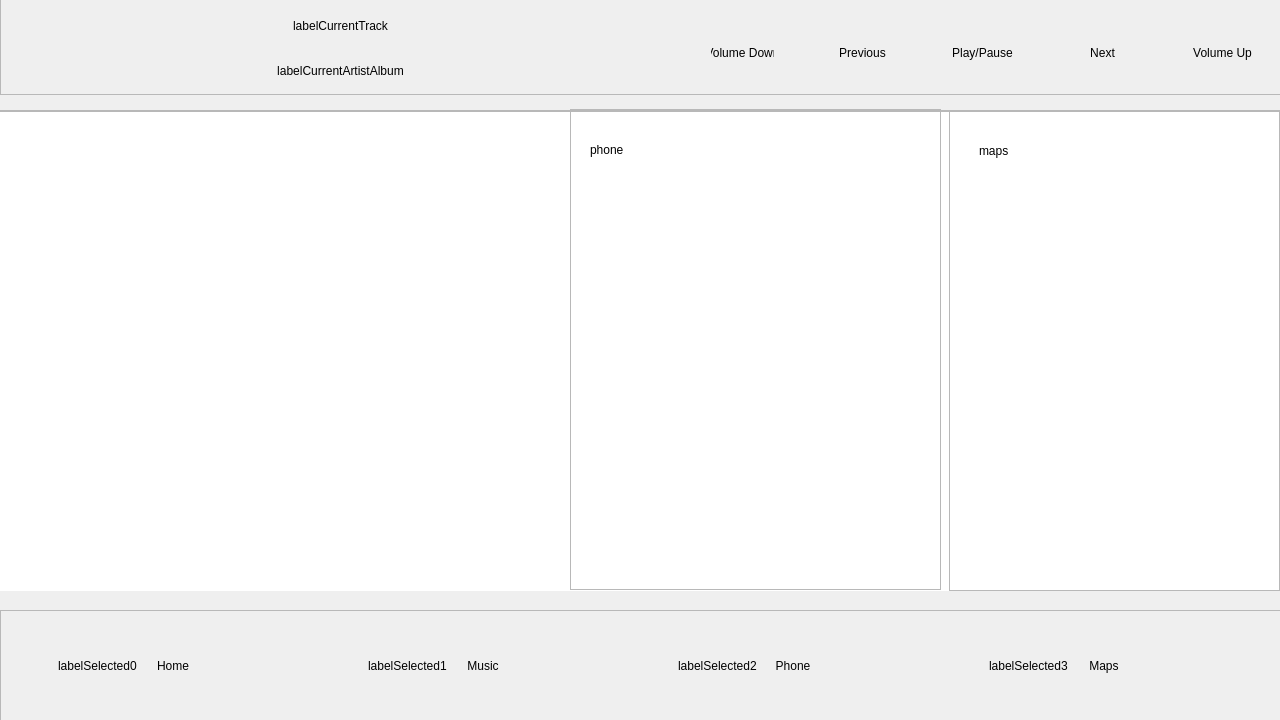
<?xml version="1.0" encoding="UTF-8"?>
<ui version="4.0">
	<class>MainWindow</class>
	<widget class="QMainWindow" name="MainWindow">
		<property name="geometry">
			<rect>
				<x>0</x>
				<y>0</y>
				<width>1280</width>
				<height>720</height>
			</rect>
		</property>
		<property name="minimumSize">
			<size>
				<width>1280</width>
				<height>720</height>
			</size>
		</property>
		<property name="maximumSize">
			<size>
				<width>9999</width>
				<height>9999</height>
			</size>
		</property>
		<property name="windowTitle">
			<string>MainWindow</string>
		</property>
		<property name="toolTip">
			<string />
		</property>
		<property name="statusTip">
			<string />
		</property>
		<property name="styleSheet">
			<string notr="true">#MainWindow {
				background-image: url(./backgroundImage.png);
				background-repeat: no-repeat;
			}

			@font-face {
				font-family: sanFrancisco;
				src: url(./resources/fonts/sanFrancisco/sanFranciscoUltralight.ttf);
			}

			QLabel {
				font-family: sanFrancisco;
				color: #fff;
			}

			QListView {
				font-family: sanFrancisco;
				color: #fff;
			}

			#labelCurrentTrack {
				font-size: 37pt;
			}

			#labelCurrentArtistAlbum {
				font-size: 20pt;
			}

			#labelTime {
				font-size: 20pt;
			}

			#labelSelected0, #labelSelected1, #labelSelected2, #labelSelected3 {
				background: url(./resources/icons/selected.png);
			}


			QPushButton {
				border: none;
				outline: none;
			}</string>
		</property>
		<property name="animated">
			<bool>false</bool>
		</property>
		<widget class="QWidget" name="centralWidget">
			<widget class="QFrame" name="frameBottomBar">
				<property name="geometry">
					<rect>
						<x>0</x>
						<y>610</y>
						<width>1281</width>
						<height>111</height>
					</rect>
				</property>
				<property name="styleSheet">
					<string notr="true" />
				</property>
				<property name="frameShape">
					<enum>QFrame::StyledPanel</enum>
				</property>
				<property name="frameShadow">
					<enum>QFrame::Plain</enum>
				</property>
				<widget class="QPushButton" name="buttonMusic">
					<property name="geometry">
						<rect>
							<x>368</x>
							<y>0</y>
							<width>230</width>
							<height>111</height>
						</rect>
					</property>
					<property name="styleSheet">
						<string notr="true">
							
							background-image: url(./resources/icons/music.png);
							background-repeat: no-repeat;
							background-position: center;
						</string>
					</property>
					<property name="text">
						<string>Music</string>
					</property>
					<property name="flat">
						<bool>true</bool>
					</property>
				</widget>
				<widget class="QPushButton" name="buttonPhone">
					<property name="geometry">
						<rect>
							<x>678</x>
							<y>0</y>
							<width>230</width>
							<height>111</height>
						</rect>
					</property>
					<property name="styleSheet">
						<string notr="true">background-image: url(./resources/icons/phone.png);
background-repeat: no-repeat;
background-position: center;</string>
					</property>
					<property name="text">
						<string>Phone</string>
					</property>
					<property name="flat">
						<bool>true</bool>
					</property>
				</widget>
				<widget class="QPushButton" name="buttonMaps">
					<property name="geometry">
						<rect>
							<x>989</x>
							<y>0</y>
							<width>230</width>
							<height>111</height>
						</rect>
					</property>
					<property name="styleSheet">
						<string notr="true">background-image: url(./resources/icons/maps.png);
background-repeat: no-repeat;
background-position: center;</string>
					</property>
					<property name="text">
						<string>Maps</string>
					</property>
					<property name="flat">
						<bool>true</bool>
					</property>
				</widget>
				<widget class="QPushButton" name="buttonHome">
					<property name="geometry">
						<rect>
							<x>58</x>
							<y>0</y>
							<width>230</width>
							<height>111</height>
						</rect>
					</property>
					<property name="styleSheet">
						<string notr="true">background-image: url(./resources/icons/home.png);
background-repeat: no-repeat;
background-position: center;</string>
					</property>
					<property name="text">
						<string>Home</string>
					</property>
					<property name="flat">
						<bool>true</bool>
					</property>
				</widget>
				<widget class="QLabel" name="labelSelected0">
					<property name="geometry">
						<rect>
							<x>58</x>
							<y>0</y>
							<width>230</width>
							<height>111</height>
						</rect>
					</property>
					<property name="text">
						<string>labelSelected0</string>
					</property>
				</widget>
				<widget class="QLabel" name="labelSelected1">
					<property name="geometry">
						<rect>
							<x>368</x>
							<y>0</y>
							<width>230</width>
							<height>111</height>
						</rect>
					</property>
					<property name="text">
						<string>labelSelected1</string>
					</property>
				</widget>
				<widget class="QLabel" name="labelSelected2">
					<property name="geometry">
						<rect>
							<x>678</x>
							<y>0</y>
							<width>230</width>
							<height>111</height>
						</rect>
					</property>
					<property name="text">
						<string>labelSelected2</string>
					</property>
				</widget>
				<widget class="QLabel" name="labelSelected3">
					<property name="geometry">
						<rect>
							<x>989</x>
							<y>0</y>
							<width>230</width>
							<height>111</height>
						</rect>
					</property>
					<property name="text">
						<string>labelSelected3</string>
					</property>
				</widget>
				<zorder>labelSelected3</zorder>
				<zorder>labelSelected2</zorder>
				<zorder>labelSelected1</zorder>
				<zorder>labelSelected0</zorder>
				<zorder>buttonMusic</zorder>
				<zorder>buttonPhone</zorder>
				<zorder>buttonMaps</zorder>
				<zorder>buttonHome</zorder>
			</widget>
			<widget class="QFrame" name="frameHome">
				<property name="enabled">
					<bool>true</bool>
				</property>
				<property name="geometry">
					<rect>
						<x>0</x>
						<y>110</y>
						<width>301</width>
						<height>481</height>
					</rect>
				</property>
				<property name="autoFillBackground">
					<bool>false</bool>
				</property>
				<property name="frameShape">
					<enum>QFrame::StyledPanel</enum>
				</property>
				<property name="frameShadow">
					<enum>QFrame::Plain</enum>
				</property>
				<widget class="QLabel" name="labelHome">
					<property name="geometry">
						<rect>
							<x>10</x>
							<y>40</y>
							<width>67</width>
							<height>21</height>
						</rect>
					</property>
					<property name="text">
						<string>home</string>
					</property>
				</widget>
				<widget class="QPushButton" name="buttonQuit">
					<property name="geometry">
						<rect>
							<x>110</x>
							<y>170</y>
							<width>95</width>
							<height>31</height>
						</rect>
					</property>
					<property name="text">
						<string>quit</string>
					</property>
				</widget>
				<widget class="QLabel" name="labelTime">
					<property name="geometry">
						<rect>
							<x>80</x>
							<y>50</y>
							<width>141</width>
							<height>51</height>
						</rect>
					</property>
					<property name="text">
						<string>labelTime</string>
					</property>
				</widget>
			</widget>
			<widget class="QFrame" name="frameMusic">
				<property name="enabled">
					<bool>true</bool>
				</property>
				<property name="geometry">
					<rect>
						<x>-1</x>
						<y>110</y>
						<width>1281</width>
						<height>481</height>
					</rect>
				</property>
				<property name="autoFillBackground">
					<bool>false</bool>
				</property>
				<property name="frameShape">
					<enum>QFrame::StyledPanel</enum>
				</property>
				<property name="frameShadow">
					<enum>QFrame::Plain</enum>
				</property>
				<widget class="QLabel" name="label_3">
					<property name="geometry">
						<rect>
							<x>30</x>
							<y>40</y>
							<width>67</width>
							<height>21</height>
						</rect>
					</property>
					<property name="text">
						<string>music</string>
					</property>
				</widget>
				<widget class="QListView" name="listviewMusic">
					<property name="geometry">
						<rect>
							<x>0</x>
							<y>1</y>
							<width>1281</width>
							<height>481</height>
						</rect>
					</property>
					<property name="editTriggers">
						<set>QAbstractItemView::NoEditTriggers</set>
					</property>
					<property name="iconSize">
						<size>
							<width>0</width>
							<height>0</height>
						</size>
					</property>
					<property name="horizontalScrollMode">
						<enum>QAbstractItemView::ScrollPerItem</enum>
					</property>
					<property name="movement">
						<enum>QListView::Free</enum>
					</property>
					<property name="gridSize">
						<size>
							<width>420</width>
							<height>270</height>
						</size>
					</property>
					<property name="viewMode">
						<enum>QListView::IconMode</enum>
					</property>
					<property name="selectionRectVisible">
						<bool>false</bool>
					</property>
				</widget>
			</widget>
			<widget class="QFrame" name="framePhone">
				<property name="enabled">
					<bool>true</bool>
				</property>
				<property name="geometry">
					<rect>
						<x>570</x>
						<y>109</y>
						<width>371</width>
						<height>481</height>
					</rect>
				</property>
				<property name="autoFillBackground">
					<bool>false</bool>
				</property>
				<property name="frameShape">
					<enum>QFrame::StyledPanel</enum>
				</property>
				<property name="frameShadow">
					<enum>QFrame::Plain</enum>
				</property>
				<widget class="QLabel" name="label_4">
					<property name="geometry">
						<rect>
							<x>20</x>
							<y>30</y>
							<width>67</width>
							<height>21</height>
						</rect>
					</property>
					<property name="text">
						<string>phone</string>
					</property>
				</widget>
			</widget>
			<widget class="QFrame" name="frameMaps">
				<property name="enabled">
					<bool>true</bool>
				</property>
				<property name="geometry">
					<rect>
						<x>949</x>
						<y>110</y>
						<width>331</width>
						<height>481</height>
					</rect>
				</property>
				<property name="autoFillBackground">
					<bool>false</bool>
				</property>
				<property name="frameShape">
					<enum>QFrame::StyledPanel</enum>
				</property>
				<property name="frameShadow">
					<enum>QFrame::Plain</enum>
				</property>
				<widget class="QLabel" name="label_5">
					<property name="geometry">
						<rect>
							<x>30</x>
							<y>30</y>
							<width>67</width>
							<height>21</height>
						</rect>
					</property>
					<property name="text">
						<string>maps</string>
					</property>
				</widget>
			</widget>
			<widget class="QFrame" name="frameTopBar">
				<property name="geometry">
					<rect>
						<x>0</x>
						<y>-10</y>
						<width>1281</width>
						<height>105</height>
					</rect>
				</property>
				<property name="frameShape">
					<enum>QFrame::StyledPanel</enum>
				</property>
				<property name="frameShadow">
					<enum>QFrame::Plain</enum>
				</property>
				<widget class="QLabel" name="labelCurrentTrack">
					<property name="geometry">
						<rect>
							<x>0</x>
							<y>10</y>
							<width>681</width>
							<height>51</height>
						</rect>
					</property>
					<property name="text">
						<string>labelCurrentTrack</string>
					</property>
					<property name="alignment">
						<set>Qt::AlignCenter</set>
					</property>
				</widget>
				<widget class="QLabel" name="labelCurrentArtistAlbum">
					<property name="geometry">
						<rect>
							<x>0</x>
							<y>60</y>
							<width>681</width>
							<height>41</height>
						</rect>
					</property>
					<property name="text">
						<string>labelCurrentArtistAlbum</string>
					</property>
					<property name="alignment">
						<set>Qt::AlignCenter</set>
					</property>
				</widget>
				<widget class="QPushButton" name="buttonMusicPlayPause">
					<property name="geometry">
						<rect>
							<x>950</x>
							<y>30</y>
							<width>65</width>
							<height>65</height>
						</rect>
					</property>
					<property name="styleSheet">
						<string notr="true">background-image: url(./resources/icons/play.png);
background-repeat: no-repeat;</string>
					</property>
					<property name="text">
						<string>Play/Pause</string>
					</property>
					<property name="flat">
						<bool>true</bool>
					</property>
				</widget>
				<widget class="QPushButton" name="buttonMusicNext">
					<property name="geometry">
						<rect>
							<x>1070</x>
							<y>30</y>
							<width>65</width>
							<height>65</height>
						</rect>
					</property>
					<property name="styleSheet">
						<string notr="true">background-image: url(./resources/icons/next.png);
background-repeat: no-repeat;</string>
					</property>
					<property name="text">
						<string>Next</string>
					</property>
					<property name="flat">
						<bool>true</bool>
					</property>
				</widget>
				<widget class="QPushButton" name="buttonVolumeUp">
					<property name="geometry">
						<rect>
							<x>1190</x>
							<y>30</y>
							<width>65</width>
							<height>65</height>
						</rect>
					</property>
					<property name="styleSheet">
						<string notr="true">background-image: url(./resources/icons/volUp.png);
background-repeat: no-repeat;</string>
					</property>
					<property name="text">
						<string>Volume Up</string>
					</property>
					<property name="flat">
						<bool>true</bool>
					</property>
				</widget>
				<widget class="QPushButton" name="buttonVolumeDown">
					<property name="geometry">
						<rect>
							<x>710</x>
							<y>30</y>
							<width>65</width>
							<height>65</height>
						</rect>
					</property>
					<property name="styleSheet">
						<string notr="true">background-image: url(./resources/icons/volDown.png);
background-repeat: no-repeat;</string>
					</property>
					<property name="text">
						<string>Volume Down</string>
					</property>
					<property name="flat">
						<bool>true</bool>
					</property>
				</widget>
				<widget class="QPushButton" name="buttonMusicPrevious">
					<property name="geometry">
						<rect>
							<x>830</x>
							<y>30</y>
							<width>65</width>
							<height>65</height>
						</rect>
					</property>
					<property name="styleSheet">
						<string notr="true">background-image: url(./resources/icons/previous.png);
background-repeat: no-repeat;</string>
					</property>
					<property name="text">
						<string>Previous</string>
					</property>
					<property name="flat">
						<bool>true</bool>
					</property>
				</widget>
			</widget>
		</widget>
	</widget>
	<layoutdefault spacing="6" margin="11" />
	<resources />
	<connections />
</ui>
